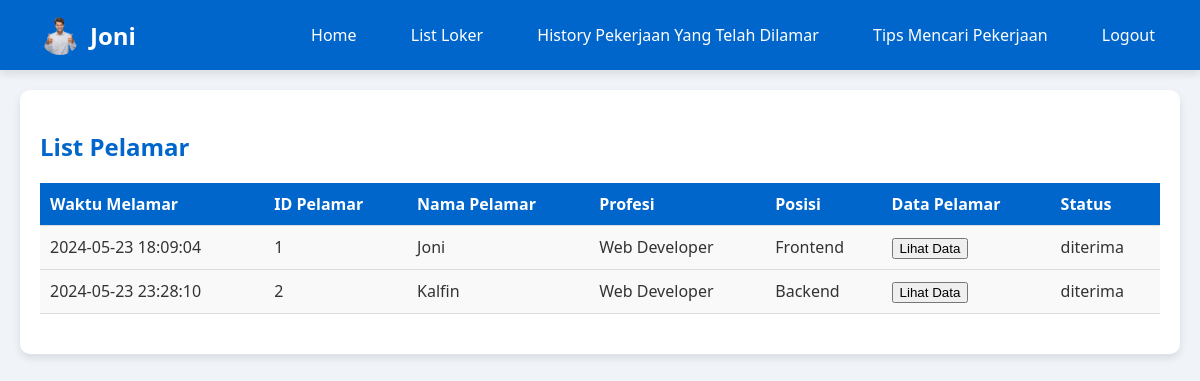
The app's page /list_pelamar.php (signed in) with its own data.
### tables this page shows
CREATE TABLE `history` (
  `id` INT(11) NOT NULL,
  `waktu_melamar` TIMESTAMP NOT NULL DEFAULT CURRENT_TIMESTAMP(),
  `id_pencari_kerja` INT(11) DEFAULT NULL,
  `id_perusahaan` INT(11) NOT NULL,
  `id_loker` INT(11) DEFAULT NULL,
  `file_cv` VARCHAR(255) DEFAULT NULL,
  `file_scan_ktp` VARCHAR(255) DEFAULT NULL,
  `file_ijazah` VARCHAR(255) DEFAULT NULL,
  `file_pass_foto` VARCHAR(255) DEFAULT NULL,
  `file_sertifikat` VARCHAR(255) DEFAULT NULL,
  `file_portfolio` VARCHAR(255) DEFAULT NULL,
  `alasan` VARCHAR(255) DEFAULT NULL,
  `status` ENUM('diterima','ditolak','pending') DEFAULT 'pending'
);

CREATE TABLE `akun_pencari_kerja` (
  `id` INT(11) NOT NULL,
  `nama` VARCHAR(100) NOT NULL,
  `tanggal_lahir` DATE DEFAULT NULL,
  `gender` ENUM('Pria','Wanita') DEFAULT NULL,
  `foto_profil` VARCHAR(255) DEFAULT NULL,
  `email` VARCHAR(100) NOT NULL,
  `password` VARCHAR(255) NOT NULL
);

CREATE TABLE `loker` (
  `id` INT(11) NOT NULL,
  `id_perusahaan` INT(11) NOT NULL,
  `profesi` VARCHAR(100) DEFAULT NULL,
  `posisi` VARCHAR(100) DEFAULT NULL,
  `gaji` DECIMAL(10,2) DEFAULT NULL,
  `syaratpendidikan` VARCHAR(100) DEFAULT NULL,
  `lokasi` VARCHAR(100) DEFAULT NULL,
  `usiamin` INT(11) DEFAULT NULL,
  `usiamax` INT(11) DEFAULT NULL,
  `prioritasgender` VARCHAR(10) DEFAULT NULL
);

### php/logic/Database.php (called while the page is built, shortened)
<?php
    class Database {
        private $host = 'localhost';
        private $username = 'root';
        private $password = '';
        private $database = 'dbwebinfoloker';
        private $conn;
        public function __construct() {
            $this->conn = mysqli_connect($this->host, $this->username, $this->password, $this->database);
        }
        public function get_connection() {
            return $this->conn;
        }
    }
?>

### php/logic/MysqliQuery.php (called while the page is built, shortened)
<?php
require_once('Database.php');
class MysqliQuery extends Database {
    public function get_pelamar_by_id_perusahaan($id) {
        $loker = array();
        $sql = "SELECT akun_pencari_kerja.nama, history.*, loker.profesi, loker.posisi
                FROM history
                INNER JOIN akun_pencari_kerja ON history.id_pencari_kerja = akun_pencari_kerja.id
                INNER JOIN loker ON history.id_loker = loker.id
                WHERE history.id_perusahaan = $id";
        $result = mysqli_query($this->get_connection(), $sql);
        if ($result) {
            while ($row = mysqli_fetch_assoc($result)) {
                $loker[] = $row;
            }
        } else {
            return "error : mysqli error";
        }
        return $loker;
    }
}
?>

### list_pelamar.php (the view, shortened to what this page needs)
<?php
    require_once('./php/logic/MysqliQuery.php');
    $mysqliQuery = new MysqliQuery();
    $pelamar = $mysqliQuery->get_pelamar_by_id_perusahaan($_SESSION['id']);
?>
<!DOCTYPE html>
<html lang="en">
<head>
    <link rel="stylesheet" href="css/index.css">
</head>
<body>
    <?php require_once('./php/template/navbar.php'); ?>
    <div class="container">
        <div class="historyDiv">
            <h2>List Pelamar</h2>
            <table class="tabelHistory">
                <thead>
                    <tr>
                        <th>Waktu Melamar</th>
                        <th>ID Pelamar</th>
                        <th>Nama Pelamar</th>
                        <th>Profesi</th>
                        <th>Posisi</th>
                        <th>Data Pelamar</th>
                        <th>Status</th>
                    </tr>
                </thead>
                <tbody>
                    <?php foreach ($pelamar as $row) : ?>
                        <tr>
                            <td><?php echo $row["waktu_melamar"]; ?></td>
                            <td><?php echo $row["id_pencari_kerja"]; ?></td>
                            <td><?php echo $row["nama"]; ?></td>
                            <td><?php echo $row["profesi"]; ?></td>
                            <td><?php echo $row["posisi"]; ?></td>
                            <td>
                                <form action="lihat_data_pelamar.php" method="post">
                                    <button type="submit" name="lihat_data">Lihat Data</button>
                                </form>
                            </td>
                            <?php if ($row["status"] == "pending") : ?>
                                <td>
                                    <form action="" method="post">
                                        <input type="hidden" name="id_pelamar" value="<?php echo $row["id_pencari_kerja"]; ?>">
                                        <input type="hidden" name="id_loker" value="<?php echo $row["id_loker"]; ?>">
                                        <button type="submit" name="perusahaan_action" value="diterima">Terima</button>
                                        <button type="submit" name="perusahaan_action" value="ditolak">Tolak</button>
                                    </form>
                                </td>
                            <?php else : ?>
                                <td><?php echo $row["status"]; ?></td>
                            <?php endif; ?>
                        </tr>
                    <?php endforeach; ?>
                </tbody>
            </table>
        </div>
    </div>
</body>
</html>

### css/index.css (style rules this page uses)
body { font-family: Arial, sans-serif; background-color: #f0f4f8; color: #333; margin: 0; padding: 0; font-family: 'Segoe UI', Tahoma, Geneva, Verdana, sans-serif; }
.container { max-width: 1200px; margin: 0 auto; padding: 20px; }
#welcoming, .daftarLokerDivHome, .tipsMencariPekerjaanHome, .allDaftarLokerDiv, .formTambahLoker, .allTipsDiv, .historyDiv { background-color: #ffffff; border-radius: 10px; padding: 20px; box-shadow: 0 4px 8px rgba(0, 0, 0, 0.1); margin-bottom: 20px; }
h2 { color: #0066cc; }
table { width: 100%; border-collapse: collapse; margin-bottom: 20px; }
thead { background-color: #0066cc; color: #ffffff; }
th, td { padding: 10px; text-align: left; border-bottom: 1px solid #dddddd; }
th { font-weight: bold; }
td { background-color: #f9f9f9; }

### records on screen
history: waktu_melamar "2024-05-23 18:09:04", id_pencari_kerja "1", id_pencari_kerja.nama "Joni", id_loker.profesi "Web Developer", id_loker.posisi "Frontend", status "diterima"
history: waktu_melamar "2024-05-23 23:28:10", id_pencari_kerja "2", id_pencari_kerja.nama "Kalfin", id_loker.profesi "Web Developer", id_loker.posisi "Backend", status "diterima"

### other values on screen
$_SESSION['nama'] "Joni"
